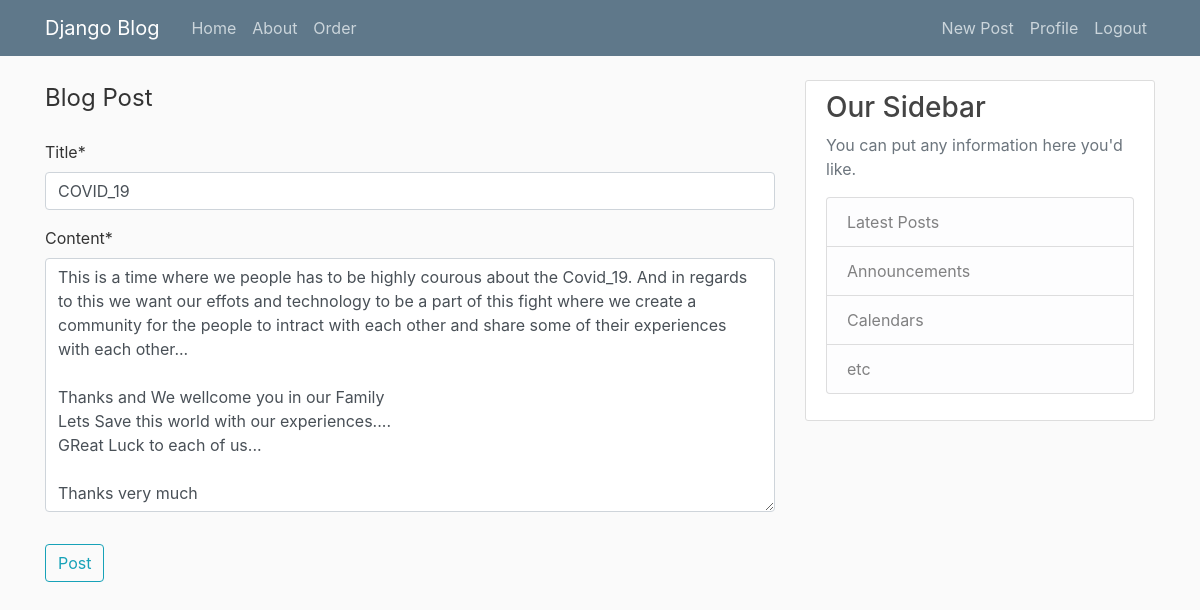
The app's page /post/5/update/ (signed in) with its own data.
### blog/models.py (models this page shows, shortened)
class Post(models.Model):
    title = models.CharField(max_length=100)
    content = models.TextField()
    date_posted = models.DateTimeField(default=timezone.now)
    author = models.ForeignKey(User, on_delete=models.CASCADE) # means if user is deleted delete its post as well

### blog/views.py (the view, shortened to what this page needs)
# urls.py: path('post/<int:pk>/update/', PostUpdateView.as_view(), name='post-update' ),  # it will use post_form.html template, we dont need explicidly to create a new form
class PostUpdateView(LoginRequiredMixin, UserPassesTestMixin, UpdateView):
    model = Post
    fields = ['title', 'content']
    def test_func(self):
        post = self.get_object()
        if self.request.user == post.author:
            return True
        return False

### blog/templates/blog/post_form.html (shortened to what this page needs)
{% extends "blog/base.htm" %}
{% load crispy_forms_tags %}
{% block content %}
    <div class="context-section">
        <form method="POST">
            <fieldset class="form-group">
                <legend class="boder-bottom mb-4">Blog Post</legend>
                {{ form|crispy }}
            </fieldset>
            <div class="form-group">
                <button class="btn btn-outline-info" type="submit">Post</button>
            </div>
        </form>
    </div>
{% endblock content %}

### blog/static/blog/main.css (style rules this page uses)
body { background: #fafafa; color: #333333; margin-top: 5rem; }

### records on screen
Post: title "COVID_19", content "This is a time where we people has to be highly courous about the Covid_19. And in regards to this we want our effots and technology to be a part of this fight where we create a community for the people to intract with each other and share some of their experiences with each other... Thanks and We wellcome you in our Family Lets Save this world with our experiences.... GReat Luck to each of us... Thanks very much"
